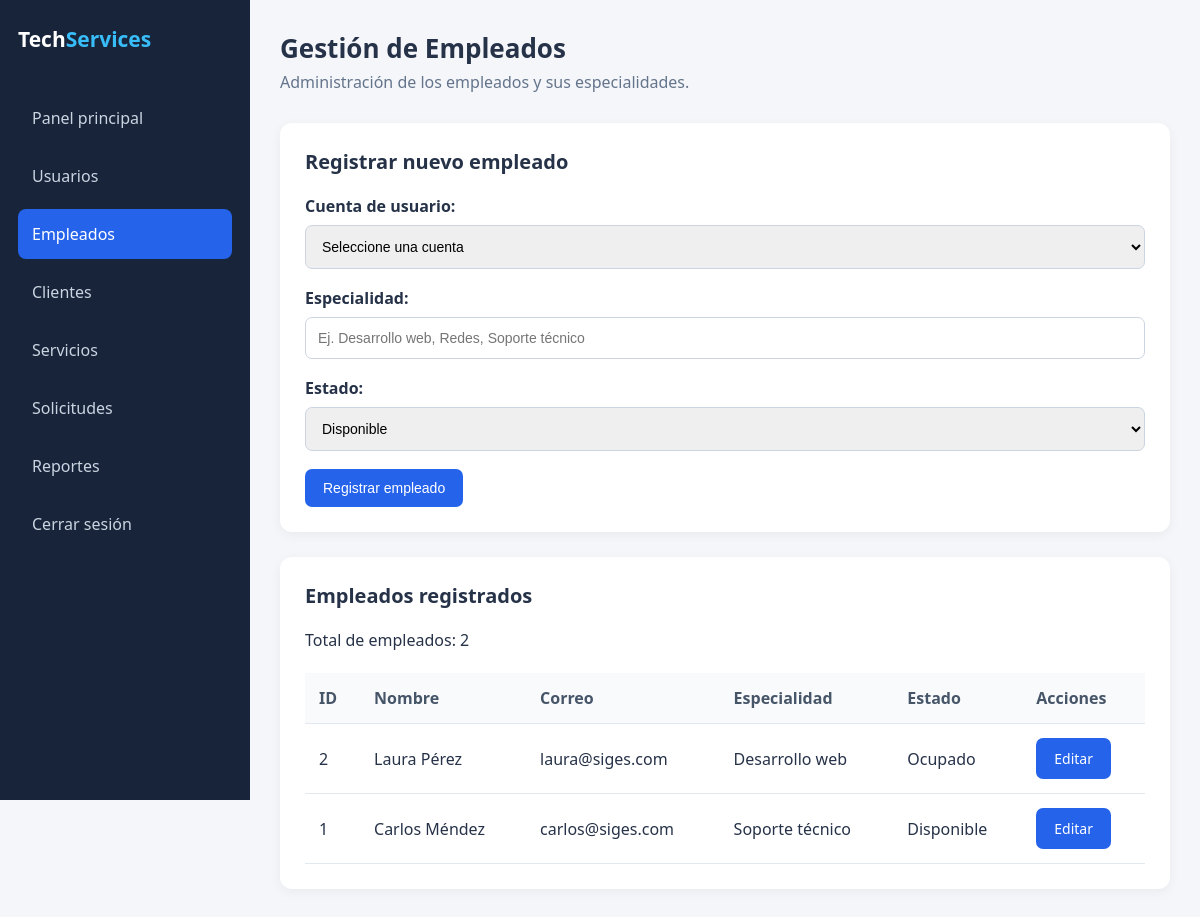
The page /empleados/index.php on the database its author committed.
### tables this page shows
CREATE TABLE empleados (
    id INT AUTO_INCREMENT PRIMARY KEY,
    usuario_id INT NOT NULL,
    especialidad VARCHAR(100) NOT NULL,
    estado VARCHAR(30) NOT NULL,
    CONSTRAINT fk_empleados_usuarios
    FOREIGN KEY (usuario_id) REFERENCES usuarios(id)
);

CREATE TABLE usuarios (
    id INT AUTO_INCREMENT PRIMARY KEY,
    nombre VARCHAR(100) NOT NULL,
    correo VARCHAR(100) NOT NULL,
    contraseña VARCHAR(255) NOT NULL,
    rol ENUM('administrador', 'empleado', 'cliente') NOT NULL
);

### empleados/index.php (the view, shortened to what this page needs)
<?php
require_once "../config/conexion.php";
function limpiar($dato) {
    return htmlspecialchars((string)$dato, ENT_QUOTES, "UTF-8");
}
$empleadoEditar = null;
$consulta = $conexion->query(
    "SELECT empleados.id,
            empleados.usuario_id,
            empleados.especialidad,
            empleados.estado,
            usuarios.nombre,
            usuarios.correo
     FROM empleados
     INNER JOIN usuarios
     ON empleados.usuario_id = usuarios.id
     ORDER BY empleados.id DESC"
);
$empleados = $consulta->fetchAll(PDO::FETCH_ASSOC);
?>
<!DOCTYPE html>
<html lang="es">
<head>
    <link rel="stylesheet" href="../assets/css/dashboard.css">
</head>
<body>
    <?php
        include "../includes/sidebar.php";
    ?>
    <main class="main-content">
        <header class="header">
            <div>
                <h1>Gestión de Empleados</h1>
                <p>Administración de los empleados y sus especialidades.</p>
            </div>
        </header>
        <section class="section">
            <h2>
                <?php echo $empleadoEditar ? "Editar empleado" : "Registrar nuevo empleado"; ?>
            </h2>
            <form method="POST" action="index.php">
                <?php if ($empleadoEditar): ?>
                    <input
                        type="hidden"
                        name="id"
                        value="<?php echo limpiar($empleadoEditar["id"]); ?>"
                    >
                    <label>Cuenta de usuario:</label>
                    <input
                        type="text"
                        value="<?php echo limpiar($empleadoEditar["nombre"]); ?> (<?php echo limpiar($empleadoEditar["correo"]); ?>)"
                        disabled
                    >
                <?php else: ?>
                    <label>Cuenta de usuario:</label>
                    <select name="usuario_id" required>
                        <option value="">Seleccione una cuenta</option>
                    </select>
                <?php endif; ?>
                <label>Especialidad:</label>
                <input
                    type="text"
                    name="especialidad"
                    required
                    value="<?php echo limpiar($empleadoEditar["especialidad"] ?? ""); ?>"
                    placeholder="Ej. Desarrollo web, Redes, Soporte técnico"
                >
                <label>Estado:</label>
                <select name="estado" required>
                    <option
                        value="Disponible"
                        <?php echo ($empleadoEditar["estado"] ?? "Disponible") === "Disponible" ? "selected" : ""; ?>
                    >
                        Disponible
                    </option>
                </select>
                <button type="submit" class="btn">
                    <?php echo $empleadoEditar ? "Guardar cambios" : "Registrar empleado"; ?>
                </button>
            </form>
        </section>
        <section class="section">
            <h2>Empleados registrados</h2>
            <p>Total de empleados: <?php echo count($empleados); ?></p>
            <br>
            <table>
                <thead>
                    <tr>
                        <th>ID</th>
                        <th>Nombre</th>
                        <th>Correo</th>
                        <th>Especialidad</th>
                        <th>Estado</th>
                        <th>Acciones</th>
                    </tr>
                </thead>
                <tbody>
                    <?php foreach ($empleados as $empleado): ?>
                        <tr>
                            <td><?php echo limpiar($empleado["id"]); ?></td>
                            <td><?php echo limpiar($empleado["nombre"]); ?></td>
                            <td><?php echo limpiar($empleado["correo"]); ?></td>
                            <td><?php echo limpiar($empleado["especialidad"]); ?></td>
                            <td><?php echo limpiar($empleado["estado"]); ?></td>
                            <td>
                                <a
                                    href="index.php?editar=<?php echo limpiar($empleado["id"]); ?>"
                                    class="btn"
                                >
                                    Editar
                                </a>
                            </td>
                        </tr>
                    <?php endforeach; ?>
                </tbody>
            </table>
        </section>
    </main>
</body>
</html>

### assets/css/dashboard.css (style rules this page uses)
* { margin: 0; padding: 0; box-sizing: border-box; }
body { font-family: 'Segoe UI', Arial, sans-serif; background: #f4f6fa; color: #263248; }
.main-content { margin-left: 250px; padding: 30px; }
.header { display: flex; justify-content: space-between; align-items: center; margin-bottom: 30px; }
.header h1 { font-size: 26px; }
.header p { color: #64748b; margin-top: 5px; }
.section { background: white; padding: 25px; border-radius: 12px; box-shadow: 0 3px 12px rgba(0,0,0,0.05); margin-bottom: 25px; }
.section h2 { margin-bottom: 20px; font-size: 20px; }
.btn { display: inline-block; border: none; padding: 11px 18px; border-radius: 7px; background: #2563eb; color: white; text-decoration: none; cursor: pointer; font-size: 14px; }
table { width: 100%; border-collapse: collapse; }
th, td { padding: 14px; text-align: left; border-bottom: 1px solid #e2e8f0; }
th { background: #f8fafc; color: #475569; }
input, select, textarea { width: 100%; padding: 12px; margin: 8px 0 18px; border: 1px solid #cbd5e1; border-radius: 7px; font-size: 14px; }
label { font-weight: 600; }

### rows shown on the page
empleados: id "2", usuario.nombre "Laura Pérez", usuario.correo "laura@siges.com", especialidad "Desarrollo web", estado "Ocupado"
empleados: id "1", usuario.nombre "Carlos Méndez", usuario.correo "carlos@siges.com", especialidad "Soporte técnico", estado "Disponible"

### other values the page prints
count($empleados) "2"
